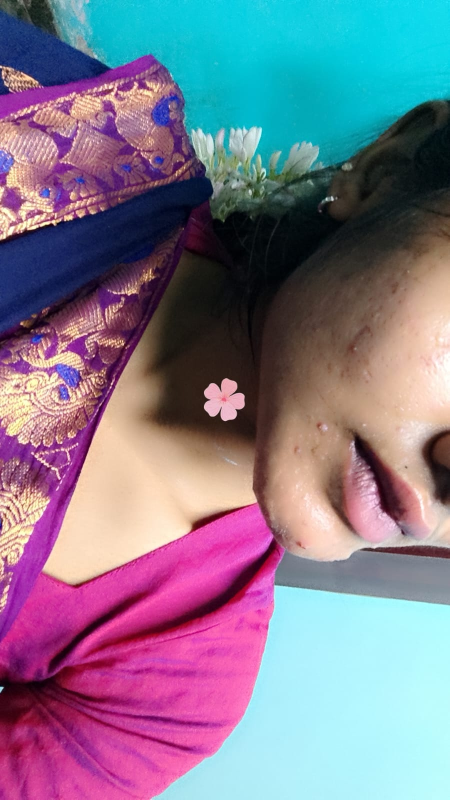
#> input picture images/img1.jpeg, 899 x 1599 px, given as the content of the folder ../images/img1.jpeg, which was not available (shown at 1/2 size)
$ python resize_photos.py ../images/img1.jpeg
#> lines starting #> are read from the running program, lines starting #| are printed output that depends on the picture
#!/usr/bin/env python3
"""
Turn a folder of your own photos into img1.jpeg, img2.jpeg, ... for Sunflower OS.

  1. Put your photos (any names, .jpg/.jpeg/.png/.heic-converted etc.) in one folder.
  2. Run:   python3 tools/resize_photos.py  "C:/path/to/my photos"
  3. The resized, square-cropped files are written to ../images/ as img1.jpeg ...

Photos are sorted by filename, so name them 01.jpg, 02.jpg ... to control order.
Needs Pillow:   pip install pillow
"""
import sys, pathlib
from PIL import Image, ImageOps

SIZE = 1000          # final width/height in pixels (keeps the site fast)
MAX_PHOTOS = 12      # img1 ... img12
EXTS = {".jpg", ".jpeg", ".png", ".webp", ".bmp", ".tif", ".tiff"}

def main():
    if len(sys.argv) < 2:
        print(__doc__); sys.exit(1)
    src = pathlib.Path(sys.argv[1]).expanduser()
    out = pathlib.Path(__file__).resolve().parent.parent / "images"
    out.mkdir(exist_ok=True)
    files = sorted(p for p in src.iterdir() if p.suffix.lower() in EXTS)[:MAX_PHOTOS]
    if not files:
        print("No photos found in", src); sys.exit(1)
    for i, f in enumerate(files, 1):
        im = ImageOps.exif_transpose(Image.open(f)).convert("RGB")
#> im is the input picture: PIL image 899x1599 RGB; mean R, G, B 129, 120.4, 141
        im = ImageOps.fit(im, (SIZE, SIZE), Image.LANCZOS, centering=(0.5, 0.4))
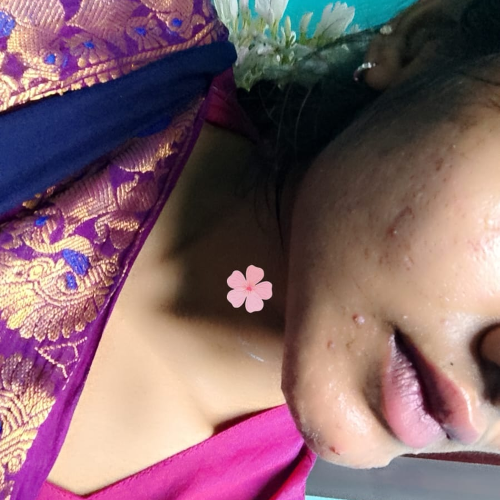
#> im: PIL image 1000x1000 RGB (shown at 1/2 size); mean R, G, B 129.5, 98.8, 106.3
        dest = out / f"img{i}.jpeg"
        im.save(dest, "JPEG", quality=82, optimize=True, progressive=True)
        print(f"{f.name}  ->  images/{dest.name}  ({dest.stat().st_size // 1024} KB)")
    print(f"\nDone: {len(files)} photo(s). Refresh the website to see them.")
    if len(files) < MAX_PHOTOS:
        print(f"Tip: img{len(files)+1}..img{MAX_PHOTOS} still hold placeholders; add more photos any time.")

if __name__ == "__main__":
    main()

$ run again, on images/img13.jpeg
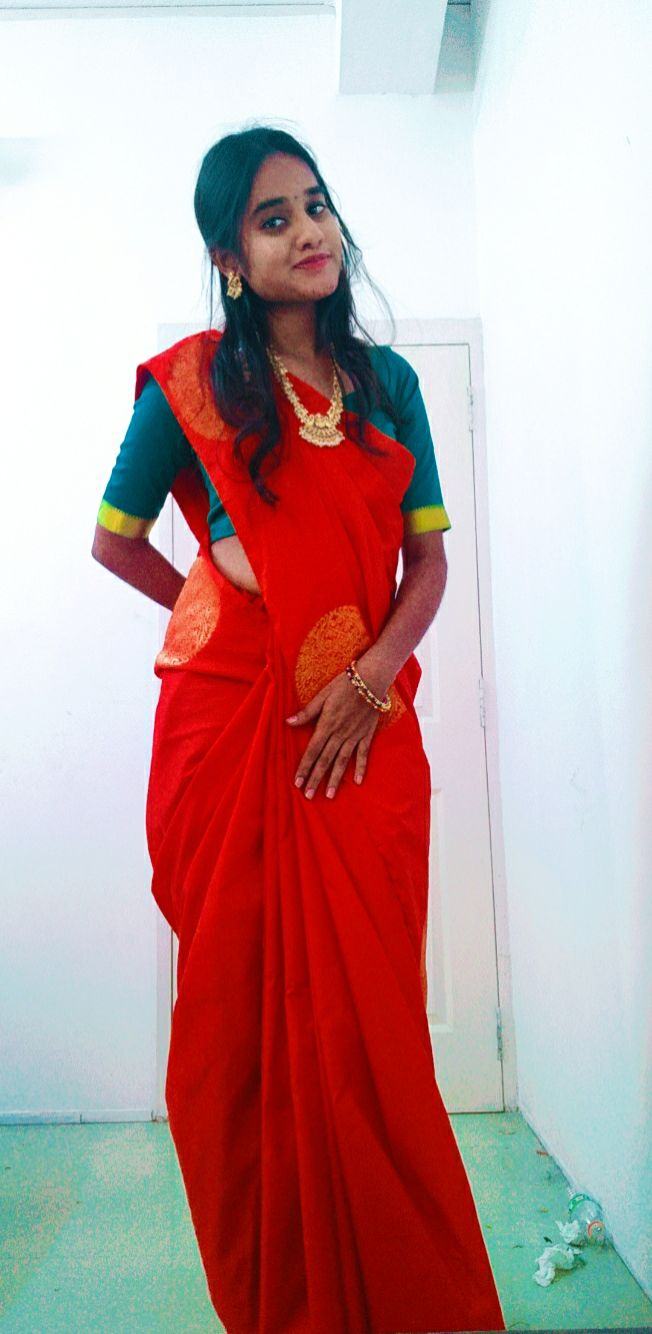
#> input picture images/img13.jpeg, 652 x 1334 px, given as the content of the folder ../images/img13.jpeg, which was not available
#> in main, im is the input picture: PIL image 652x1334 RGB; mean R, G, B 190.7, 157.5, 157.8
#> in main, `im = ImageOps.fit(im, (SIZE, SIZE), Image.LANCZOS, centering=(0.5, 0.4))`:
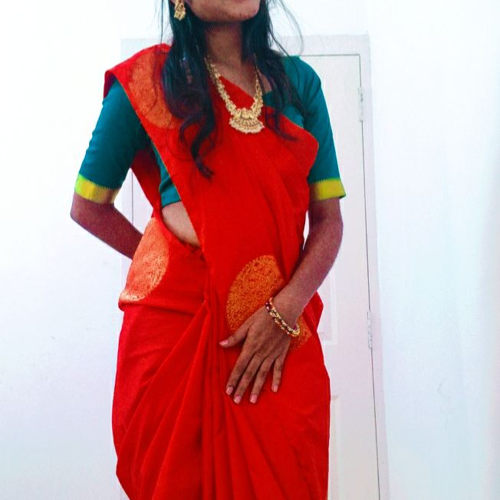
#> im: PIL image 1000x1000 RGB (shown at 1/2 size); mean R, G, B 199.9, 152.4, 155.3

$ run again, on images/img2.jpeg
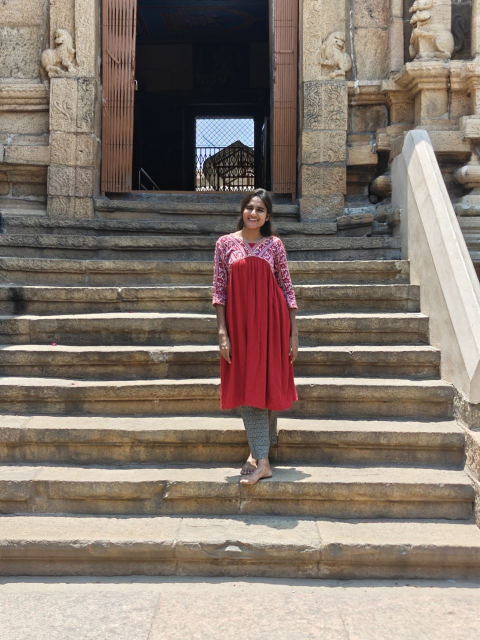
#> input picture images/img2.jpeg, 960 x 1280 px, given as the content of the folder ../images/img2.jpeg, which was not available (shown at 1/2 size)
#> in main, im is the input picture: PIL image 960x1280 RGB; mean R, G, B 133, 119.9, 110.1
#> in main, `im = ImageOps.fit(im, (SIZE, SIZE), Image.LANCZOS, centering=(0.5, 0.4))`:
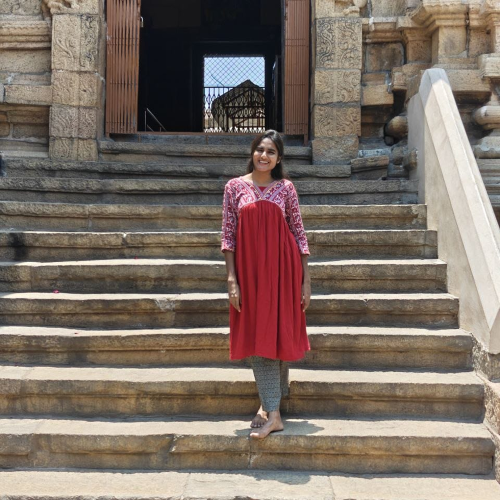
#> im: PIL image 1000x1000 RGB (shown at 1/2 size); mean R, G, B 125.2, 111.5, 101.9

$ run again, on images/img3.jpeg
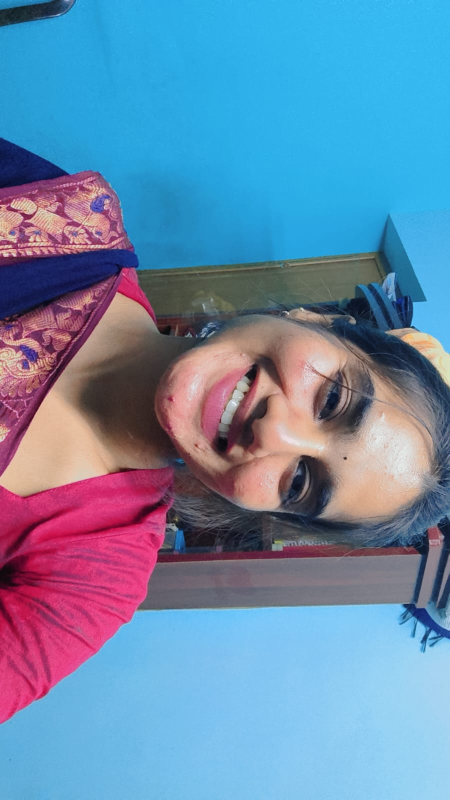
#> input picture images/img3.jpeg, 899 x 1599 px, given as the content of the folder ../images/img3.jpeg, which was not available (shown at 1/2 size)
#> in main, im is the input picture: PIL image 899x1599 RGB; mean R, G, B 106.5, 137.7, 170.6
#> in main, `im = ImageOps.fit(im, (SIZE, SIZE), Image.LANCZOS, centering=(0.5, 0.4))`:
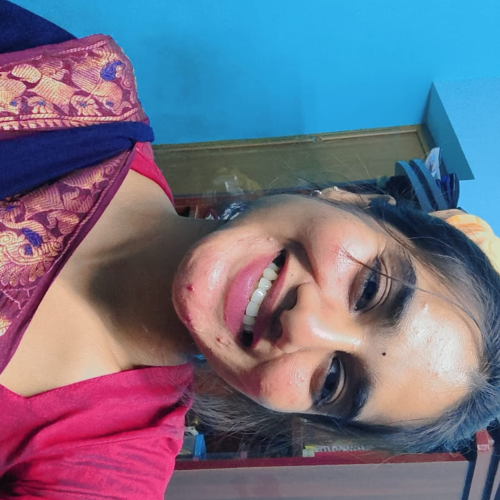
#> im: PIL image 1000x1000 RGB (shown at 1/2 size); mean R, G, B 112.2, 111.2, 132.4
